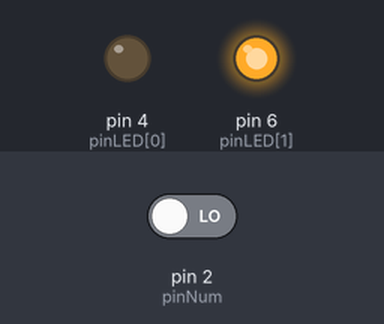
Simulated run of this sketch. Board: Arduino Uno, built with avr-gcc and run on an emulated ATmega328P. Shown: output pins drawn as LEDs (lit = HIGH). The test bench sets the inputs (shaded band); at power-on: pin 2 (pinNum) LOW. What the sketch prints to the serial monitor is not drawn.

Above: at 1.2 s.
1.3 s: pin 2 (pinNum) driven HIGH
At 2.4 s:
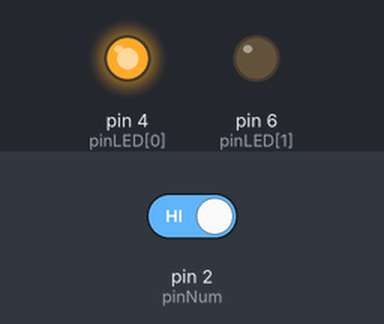
2.8 s: pin 2 (pinNum) driven LOW
At 3.6 s:
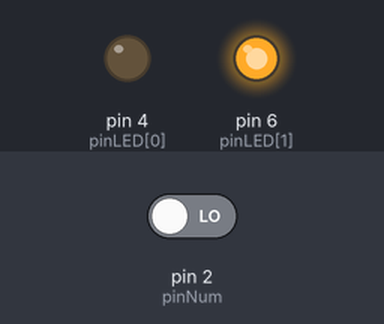
Timing chart, 0 to 5.8 s (numbered marks = the images above; inputs shaded):
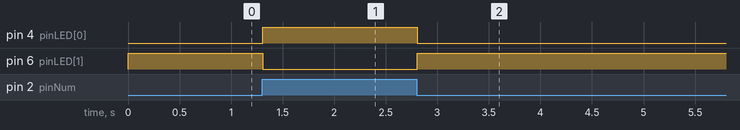

The sketch:

jourNuit.ino
```cpp
const int pinNum = 2;
const int pinLED[2] = {4, 6};
int led;
 // 4 = vert
 // 6 = jaune

void setup() {
  Serial.begin(9600);
  pinMode(pinNum, INPUT);

  for (led = 0; led<2 ; led++){
     pinMode(pinLED[led], OUTPUT);
  }
  digitalWrite(pinLED[0], HIGH); // On eteint la LED 1 (verte)
  digitalWrite(pinLED[1], HIGH); // On eteint la LED 2 (jaune)

}

void loop() {

  boolean boutonON = digitalRead(pinNum);
  Serial.println(boutonON);  // = print 1 si bouton appuyé

  if (boutonON == true){
    digitalWrite(pinLED[0], HIGH);
    digitalWrite(pinLED[1], LOW);
  }

  else if (boutonON == false){
    digitalWrite(pinLED[0], LOW);
    digitalWrite(pinLED[1], HIGH);
  }

}
```

Measured:
- after the input at 1.3 s, pin 4 (pinLED[0]): LOW → HIGH at once; pin 6 (pinLED[1]): HIGH → LOW at once
- after the input at 2.8 s, pin 4 (pinLED[0]): HIGH → LOW at once; pin 6 (pinLED[1]): LOW → HIGH at once
